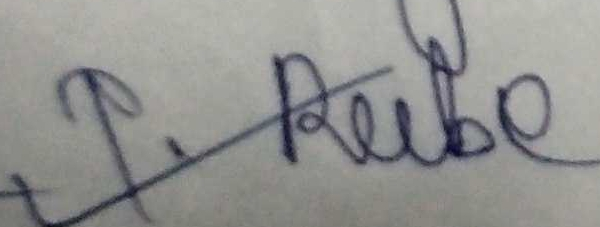
#> input picture data/crops/img_102.jpg, 600 x 227 px
$ python -i DataAugmentation.py   (imports and definitions only)
#> lines starting #> are read from the running program, lines starting #| are printed output that depends on the picture; after the words box and inside, x2 and y2 are one past the last pixel; in counts of white or black regions, pixels touching at a corner belong together
"""
    `Modules implementing affine and morphological distortions to images in
    numpy datatype.
"""
from PIL import Image
import numpy as np
import cv2
import random

# [22 lines left out: function scale, not called in this run]

def shear(img, shear_prob = 0.5, shear_prec = 4):
    """
    It shear the image provided to a random angle chosen from the sample of a vonmises probability
    function with shear_prec kappa parameter. The probability that the image will be sheared is shear_prob.

    Args:
        img: numpy format image.
        shear_prob: probability of shearing the image.
        shear_prec: kappa parameter of the vonmises probability function used to chose
            the angle to shear image.

    Returns:
        img: the sheared (or not) image.

    """
    shear = np.random.binomial(1, shear_prob)

    if shear:
        import cv2
        rows,cols = img.shape
        shear_angle = np.random.vonmises(0, kappa = shear_prec)
        m = np.tan(shear_angle)

        pts1 = np.float32([[50,50],[200,50],[50,200]])
        pts2 = np.float32([[50,50],[200,50],[50+m*150,200]])
        M = cv2.getAffineTransform(pts1,pts2)

        img = cv2.warpAffine(img,M,(cols,rows))

    return img

def rotate(img, rotate_prob = 0.5, rotate_prec = 100):
    """
    It rotate the image provided to a random angle chosen from the sample of a vonmises probability
    function with rotate_prec kappa parameter. The probability that the image will be sheared is rotate_prob.

    Args:
        img: numpy format image.
        rotate_prob: probability of rotating the image.
        rotate_prec: kappa parameter of the vonmises probability function used to chose
            the angle to rotate image.

    Returns:
        img: the rotated (or not) image.

    """
    rotate = np.random.binomial(1, rotate_prob)

    if rotate:
        import cv2
        rows,cols = img.shape
        rotate_prec = rotate_prec * max(rows/cols, cols/rows)
        rotate_angle = np.random.vonmises(0, kappa = rotate_prec)*180/np.pi
        M = cv2.getRotationMatrix2D((cols/2,rows/2),rotate_angle,1)
        img = cv2.warpAffine(img,M,(cols,rows))

    return img

def translate(img, translate_prob = 0.5, translate_stdv = 0.02):
    """
    It translate the image provided to a random position chosen from the sample of a normal probability
    function with translate_stdv standard deviation. The probability that the image will be translated is tanslate_prob.

    Args:
        img: numpy format image.
        translate_prob: probability of translating the image.
        translate_stdv: standard deviation of the normal probability function used to chose
            the position to translate the image.

    Returns:
        img: the translated (or not) image.

    """
    translate = np.random.binomial(1, translate_prob)

    if translate:
        import cv2
        rows,cols = img.shape
        h_translation_factor = np.random.normal(0, scale = translate_stdv * cols)
        v_translation_factor = np.random.normal(0, scale = translate_stdv * rows)
        M = np.float32([[1,0,h_translation_factor],[0,1,v_translation_factor]])
        img = cv2.warpAffine(img,M,(cols,rows))

    return img

def dilate(img, dilation_prob = 0.5 , dilation_srate = 0.4, dilation_rrate = 1):

    dilate = np.random.binomial(1, dilation_prob)

    if dilate:
        import cv2
        kernel_size = np.min([2*np.random.geometric(dilation_srate)+1, 15])
        kernel = np.zeros([kernel_size, kernel_size])
        center = np.array([int(kernel_size/2), int(kernel_size/2)])
        for x in range(kernel_size):
            for y in range(kernel_size):
                d = np.linalg.norm(np.array([x,y])-center)
                p = np.exp(-d*1)
                value = np.random.binomial(1, p)
                kernel[x,y] = value or 10**-16

        img = cv2.dilate(img,kernel,iterations = 1)

    return img

def erode(img, erosion_prob = 0.5 , erosion_srate = 0.8, erosion_rrate = 1.2):

    erode = np.random.binomial(1, erosion_prob)

    if erode:
        import cv2
        kernel_size = np.min([2*np.random.geometric(erosion_srate)+1, 15])
        kernel = np.zeros([kernel_size, kernel_size])
        center = np.array([int(kernel_size/2), int(kernel_size/2)])
        for x in range(kernel_size):
            for y in range(kernel_size):
                d = np.linalg.norm(np.array([x,y])-center)
                p = np.exp(-d*1)
                value = np.random.binomial(1, p)
                kernel[x,y] = value or 10**-16

        img = cv2.erode(img,kernel,iterations = 1)

    return img

def threshold(img, threshold_prob = 0.5):

    threshold = np.random.binomial(1, threshold_prob)
    # img_blur = cv2.medi
    if threshold:
        img = cv2.adaptiveThreshold(img.astype('uint8'),255,cv2.ADAPTIVE_THRESH_GAUSSIAN_C,\
            cv2.THRESH_BINARY,11,2)
    return img

def distort(img_np):
    # [4 lines of commented-out code are left out]
    img_np = threshold(img_np)
    img_np = translate(img_np)
    img_np = rotate(img_np)
    img_np = shear(img_np)
    # img_np = scale(img_np)
    img_np = dilate(img_np)
    img_np = erode(img_np)
        # new_list.append(img_np)

    return img_np

# [23 lines left out: function main, not called in this run]

>>> import cv2
>>> picture = cv2.imread('../data/crops/img_102.jpg', cv2.IMREAD_GRAYSCALE)
#> picture: shape (227, 600); min 8, max 195, mean 146.2
>>> result = distort(picture)
#> in threshold, `img = cv2.adaptiveThreshold(img.astype('uint8'),255,cv2.ADAPTIVE_THRES..`:
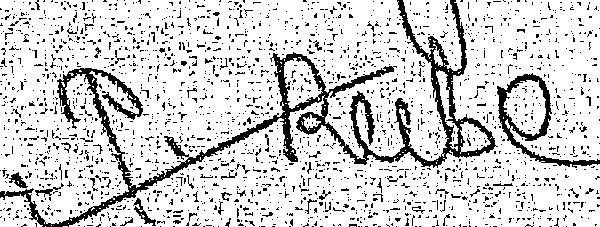
#> img: shape (227, 600); 82.9% white; 2213 black regions (2148 under 20 px), largest, box (x1, y1, x2, y2) and area: (0, 0, 498, 227) 10403, (497, 73, 600, 168) 1578, (133, 198, 156, 226) 174
#> in translate, `img = cv2.warpAffine(img,M,(cols,rows))`:
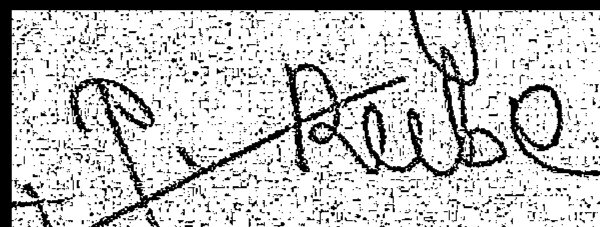
#> img: shape (227, 600); min 0, max 255, mean 197.5
#> in shear, `img = cv2.warpAffine(img,M,(cols,rows))`:
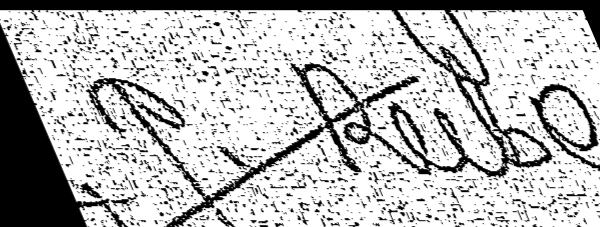
#> img: shape (227, 600); min 0, max 255, mean 186.4
#> in erode, `img = cv2.erode(img,kernel,iterations = 1)`:
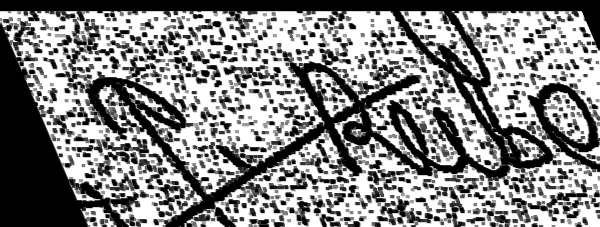
#> img: shape (227, 600); min 0, max 255, mean 133.1

$ run again, on data/crops/img_110.jpg
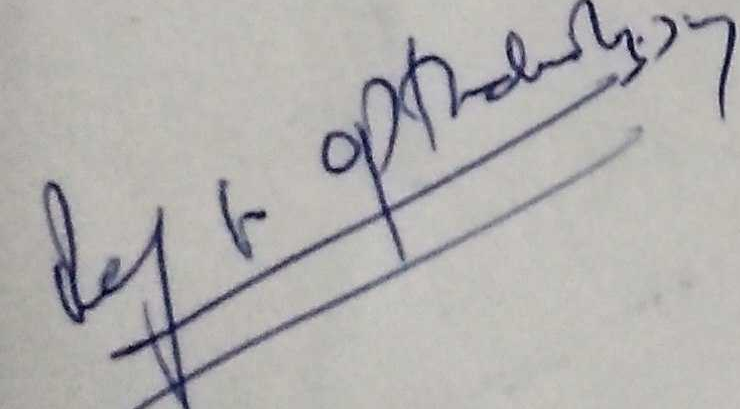
#> input picture data/crops/img_110.jpg, 740 x 409 px
#> in threshold, `img = cv2.adaptiveThreshold(img.astype('uint8'),255,cv2.ADAPTIVE_THRES..`:
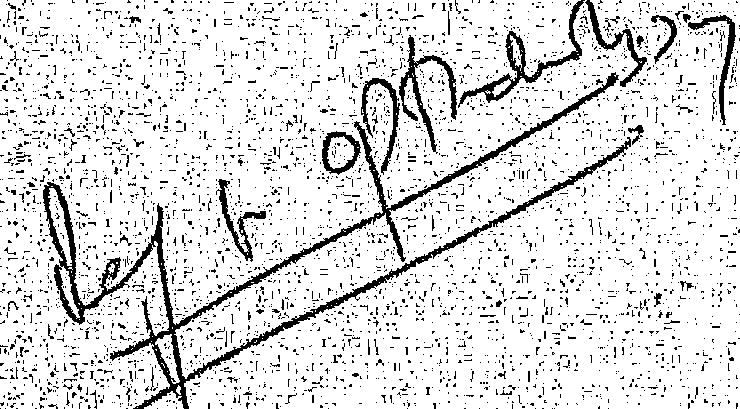
#> img: shape (409, 740); 87.3% white; 3833 black regions (3723 under 20 px), largest, box (x1, y1, x2, y2) and area: (43, 72, 631, 409) 11216, (458, 0, 585, 108) 1673, (399, 35, 457, 154) 1345
#> in erode, `img = cv2.erode(img,kernel,iterations = 1)`:
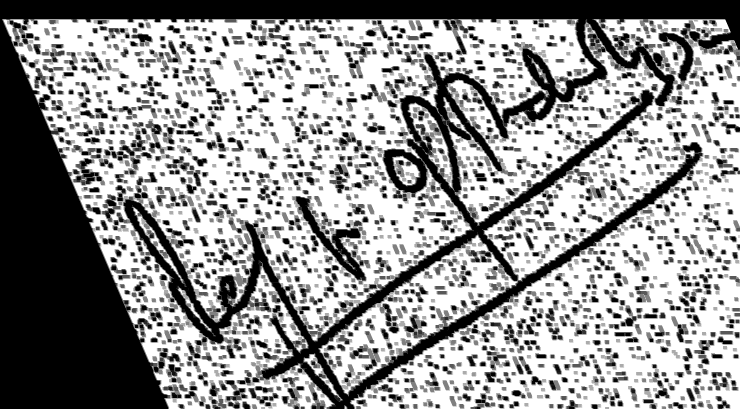
#> img: shape (409, 740); min 0, max 255, mean 149.6
